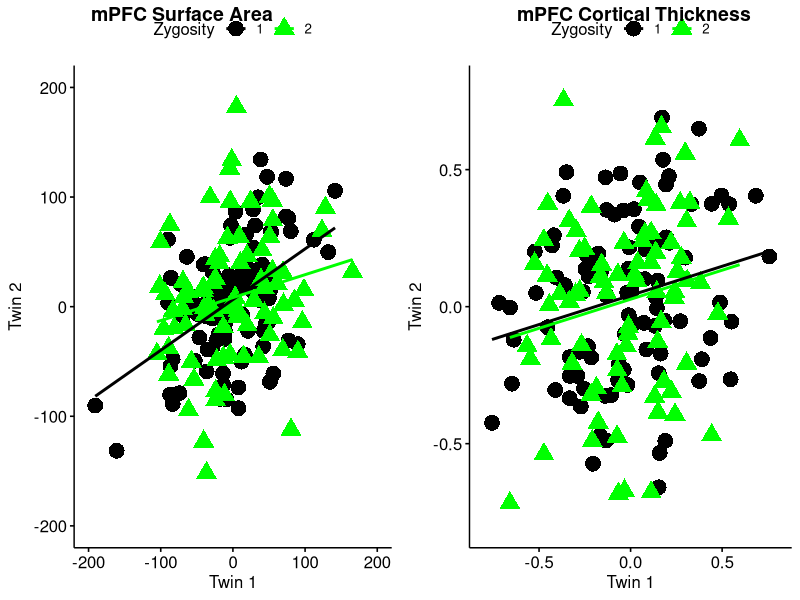
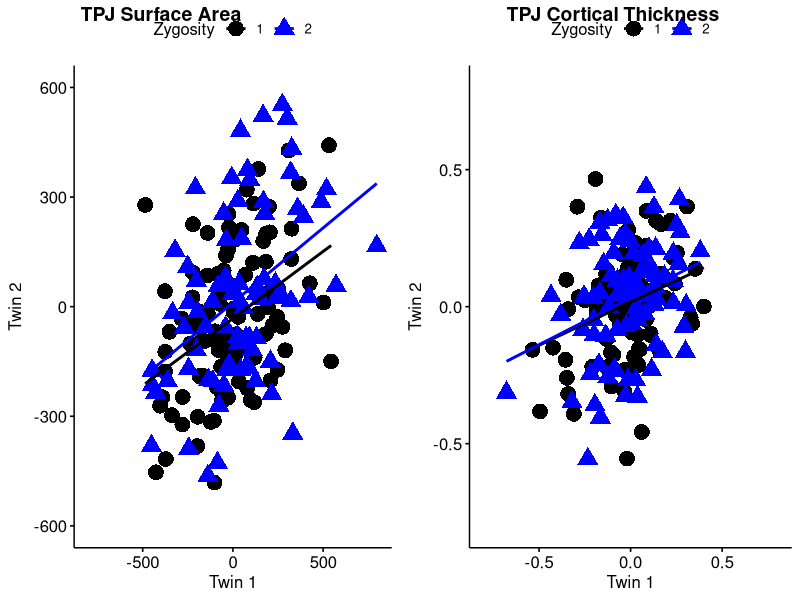
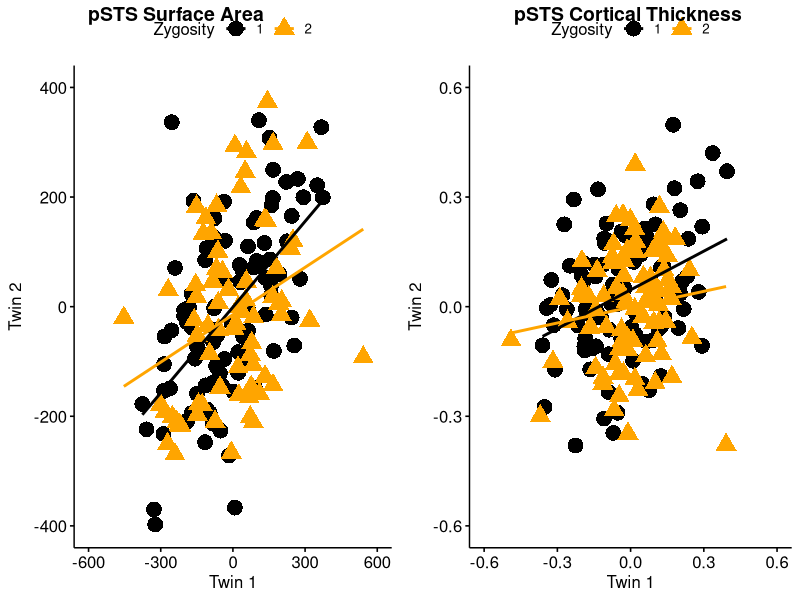
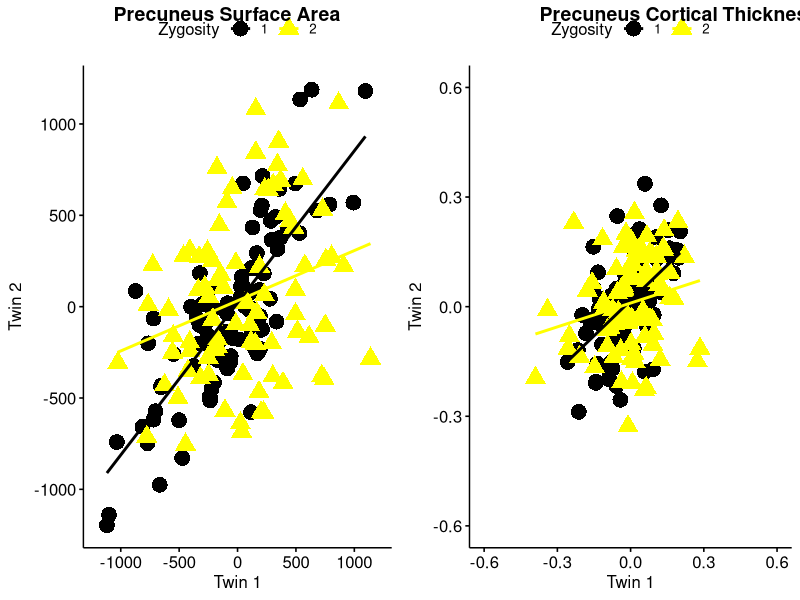
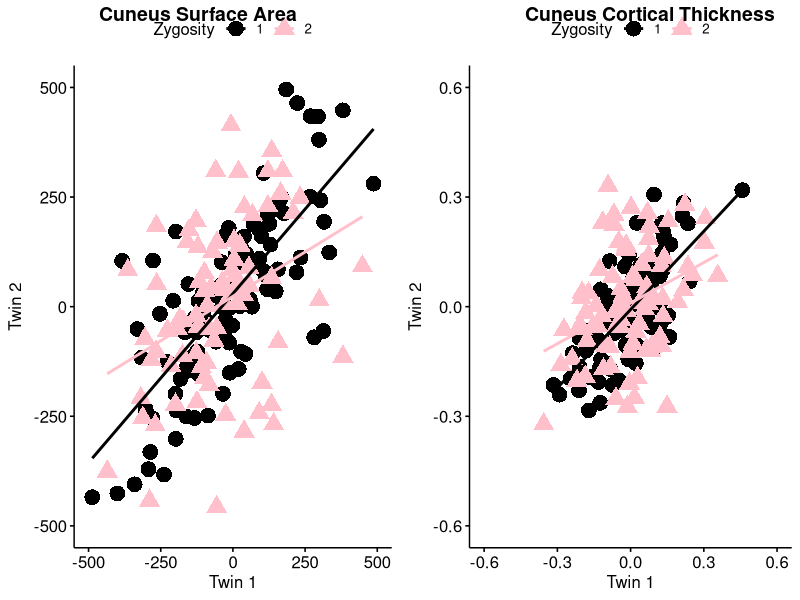
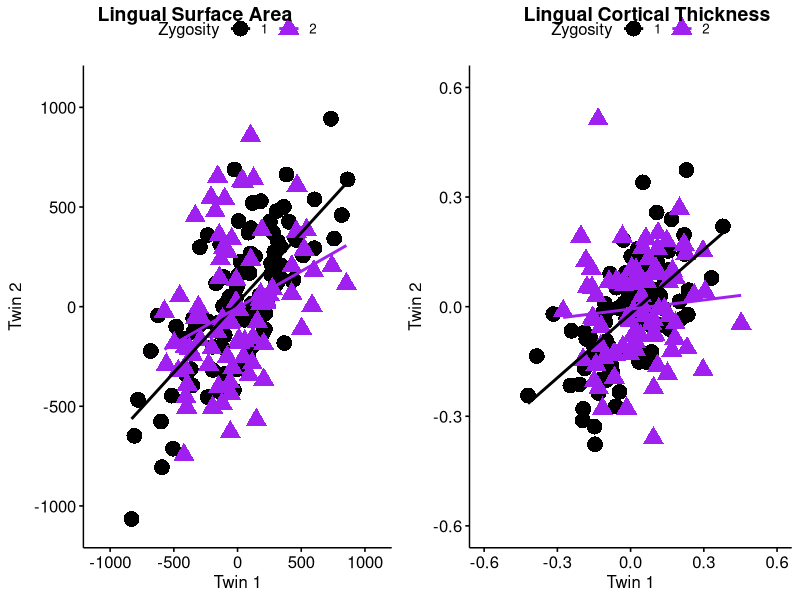

Source code (R) for these figures, in order:
## ---- chunk 1
knitr::opts_chunk$set(echo = TRUE)

options(repos = list(CRAN="http://cran.rstudio.com/"))
## ---- chunk 2
setwd("../data")


### LOADING DATA ###
# Please note: In order to take into account effects of age, sex, and IQ on behavior and structural measures of the social brain, 
# we performed regression analyses on all outcome measures, with age, sex, and IQ as predictor variables.
# We then used the unstandardized residuals as variables in our subsequent analyses.



# For univariate analyses on heritability of bilateral brain structure, use file "vanderMeulen_DCN_2020_Data_BehGen_Univariate_Brain.csv"
## variables for surface area
### mPFC_SA_WINS_RES 
### TPJ_SA_RES
### pSTS_SA_RES 
### Precuneus_SA_RES 
### Cuneus_SA_RES
### Lingual_SA_RES

## variables for cortical thickness
### mPFC_CT_RES 
### TPJ_CT_WINS_RES 
### pSTS_CT_RES 
### Precuneus_CT_RES
### Cuneus_CT_RES 
### Lingual_CT_WINS_RES 

#If necessary, install the packages below.
#install.packages("ellipsis")
#install.packages("ggpubr")
#install.packages("car")

# Open required packages
library("ggpubr")
library("cowplot")
library("ggplot2")
library("dplyr")

## Open csv-file in R-studio, turn into data frame
dataTwinR<- read.csv2("vanderMeulen_DCN_2020_Data_BehGen_Univariate_Brain.csv", header=T, sep=",", dec=".")
dataTwinR<-data.frame(dataTwinR)

dataTwinR$Zygosity<-as.factor(dataTwinR$Zygosity)
## ---- chunk 3
mPFC_SA <- ggscatter(dataTwinR, x = "mPFC_SA_WINS_RES_C1", y = "mPFC_SA_WINS_RES_C2",
                     add = "reg.line",                         # Add regression line
                     color = "Zygosity", palette = c("black","green"),      # Color by groups  
                     shape = "Zygosity",                       # Change point shape by groups 
                     size = 5,
                     xlab = "Twin 1", ylab = "Twin 2") + ylim(-200, 200) + xlim (-200, 200)
  stat_cor(aes(color = Zygosity), method = "pearson",  cor.coef.name = "r", label.x = 3)           # Add correlation coefficient

mPFC_CT <- ggscatter(dataTwinR, x = "mPFC_CT_RES_C1", y = "mPFC_CT_RES_C2",
                     add = "reg.line",                         # Add regression line
                     color = "Zygosity", palette = c("black","green"),      # Color by groups  
                     shape = "Zygosity",                       # Change point shape by groups 
                     size = 5,
                     xlab = "Twin 1", ylab = "Twin 2") + ylim(-0.8, 0.8) + xlim (-0.8, 0.8)
  stat_cor(aes(color = Zygosity), method = "pearson",  cor.coef.name = "r", label.x = 3)           # Add correlation coefficient

ggarrange(mPFC_SA, mPFC_CT, #combine the figures
          labels = c("mPFC Surface Area", "mPFC Cortical Thickness"), 
          ncol = 2, nrow = 1) 
## ---- chunk 4
TPJ_SA <- ggscatter(dataTwinR, x = "TPJ_SA_RES_C1", y = "TPJ_SA_RES_C2",
                     add = "reg.line",                         # Add regression line
                     color = "Zygosity", palette = c("black","blue"),      # Color by groups  
                     shape = "Zygosity",                       # Change point shape by groups 
                     size = 5,
                     xlab = "Twin 1", ylab = "Twin 2") + ylim(-600, 600) + xlim (-800, 800)
  stat_cor(aes(color = Zygosity), method = "pearson",  cor.coef.name = "r", label.x = 3)           # Add correlation coefficient

TPJ_CT <- ggscatter(dataTwinR, x = "TPJ_CT_WINS_RES_C1", y = "TPJ_CT_WINS_RES_C2",
                     add = "reg.line",                         # Add regression line
                     color = "Zygosity", palette = c("black","blue"),      # Color by groups  
                     shape = "Zygosity",                       # Change point shape by groups 
                     size = 5,
                     xlab = "Twin 1", ylab = "Twin 2") + ylim(-0.8, 0.8) + xlim (-0.8, 0.8)
  stat_cor(aes(color = Zygosity), method = "pearson",  cor.coef.name = "r", label.x = 3)           # Add correlation coefficient

ggarrange(TPJ_SA, TPJ_CT, #combine the figures
          labels = c("TPJ Surface Area", "TPJ Cortical Thickness"), 
          ncol = 2, nrow = 1) 
## ---- chunk 5
pSTS_SA <- ggscatter(dataTwinR, x = "pSTS_SA_RES_C1", y = "pSTS_SA_RES_C2",
                     add = "reg.line",                         # Add regression line
                     color = "Zygosity", palette = c("black","orange"),      # Color by groups  
                     shape = "Zygosity",                       # Change point shape by groups 
                     size = 5,
                     xlab = "Twin 1", ylab = "Twin 2") + ylim(-400, 400) + xlim (-600, 600)
  stat_cor(aes(color = Zygosity), method = "pearson",  cor.coef.name = "r", label.x = 3)           # Add correlation coefficient

pSTS_CT <- ggscatter(dataTwinR, x = "pSTS_CT_RES_C1", y = "pSTS_CT_RES_C2",
                     add = "reg.line",                         # Add regression line
                     color = "Zygosity", palette = c("black","orange"),      # Color by groups  
                     shape = "Zygosity",                       # Change point shape by groups 
                     size = 5,
                     xlab = "Twin 1", ylab = "Twin 2") + ylim(-0.6, 0.6) + xlim (-0.6, 0.6)
  stat_cor(aes(color = Zygosity), method = "pearson",  cor.coef.name = "r", label.x = 3)           # Add correlation coefficient

ggarrange(pSTS_SA, pSTS_CT, #combine the figures
          labels = c("pSTS Surface Area", "pSTS Cortical Thickness"), 
          ncol = 2, nrow = 1) 
## ---- chunk 6
Precuneus_SA <- ggscatter(dataTwinR, x = "Precuneus_SA_RES_C1", y = "Precuneus_SA_RES_C2",
                     add = "reg.line",                         # Add regression line
                     color = "Zygosity", palette = c("black","yellow"),      # Color by groups  
                     shape = "Zygosity",                       # Change point shape by groups 
                     size = 5,
                     xlab = "Twin 1", ylab = "Twin 2") + ylim(-1200, 1200) + xlim (-1200, 1200)
  stat_cor(aes(color = Zygosity), method = "pearson",  cor.coef.name = "r", label.x = 3)           # Add correlation coefficient

Precuneus_CT <- ggscatter(dataTwinR, x = "Precuneus_CT_RES_C1", y = "Precuneus_CT_RES_C2",
                     add = "reg.line",                         # Add regression line
                     color = "Zygosity", palette = c("black","yellow"),      # Color by groups  
                     shape = "Zygosity",                       # Change point shape by groups 
                     size = 5,
                     xlab = "Twin 1", ylab = "Twin 2") + ylim(-0.6, 0.6) + xlim (-0.6, 0.6)
  stat_cor(aes(color = Zygosity), method = "pearson",  cor.coef.name = "r", label.x = 3)           # Add correlation coefficient

ggarrange(Precuneus_SA, Precuneus_CT, #combine the figures
          labels = c("Precuneus Surface Area", "Precuneus Cortical Thickness"), 
          ncol = 2, nrow = 1) 
## ---- chunk 7
Cuneus_SA <- ggscatter(dataTwinR, x = "Cuneus_SA_RES_C1", y = "Cuneus_SA_RES_C2",
                     add = "reg.line",                         # Add regression line
                     color = "Zygosity", palette = c("black","pink"),      # Color by groups  
                     shape = "Zygosity",                       # Change point shape by groups 
                     size = 5,
                     xlab = "Twin 1", ylab = "Twin 2") + ylim(-500, 500) + xlim (-500, 500)
  stat_cor(aes(color = Zygosity), method = "pearson",  cor.coef.name = "r", label.x = 3)           # Add correlation coefficient

Cuneus_CT <- ggscatter(dataTwinR, x = "Cuneus_CT_RES_C1", y = "Cuneus_CT_RES_C2",
                     add = "reg.line",                         # Add regression line
                     color = "Zygosity", palette = c("black","pink"),      # Color by groups  
                     shape = "Zygosity",                       # Change point shape by groups 
                     size = 5,
                     xlab = "Twin 1", ylab = "Twin 2") + ylim(-0.6, 0.6) + xlim (-0.6, 0.6)
  stat_cor(aes(color = Zygosity), method = "pearson",  cor.coef.name = "r", label.x = 3)           # Add correlation coefficient

ggarrange(Cuneus_SA, Cuneus_CT, #combine the figures
          labels = c("Cuneus Surface Area", "Cuneus Cortical Thickness"), 
          ncol = 2, nrow = 1) 
## ---- chunk 8
Lingual_SA <- ggscatter(dataTwinR, x = "Lingual_SA_RES_C1", y = "Lingual_SA_RES_C2",
                     add = "reg.line",                         # Add regression line
                     color = "Zygosity", palette = c("black","purple"),      # Color by groups  
                     shape = "Zygosity",                       # Change point shape by groups 
                     size = 5,
                     xlab = "Twin 1", ylab = "Twin 2") + ylim(-1100, 1100) + xlim (-1100, 1100)
  stat_cor(aes(color = Zygosity), method = "pearson",  cor.coef.name = "r", label.x = 3)           # Add correlation coefficient

Lingual_CT <- ggscatter(dataTwinR, x = "Lingual_CT_WINS_RES_C1", y = "Lingual_CT_WINS_RES_C2",
                     add = "reg.line",                         # Add regression line
                     color = "Zygosity", palette = c("black","purple"),      # Color by groups  
                     shape = "Zygosity",                       # Change point shape by groups 
                     size = 5,
                     xlab = "Twin 1", ylab = "Twin 2") + ylim(-0.6, 0.6) + xlim (-0.6, 0.6)
  stat_cor(aes(color = Zygosity), method = "pearson",  cor.coef.name = "r", label.x = 3)           # Add correlation coefficient

ggarrange(Lingual_SA, Lingual_CT, #combine the figures
          labels = c("Lingual Surface Area", "Lingual Cortical Thickness"), 
          ncol = 2, nrow = 1) 
